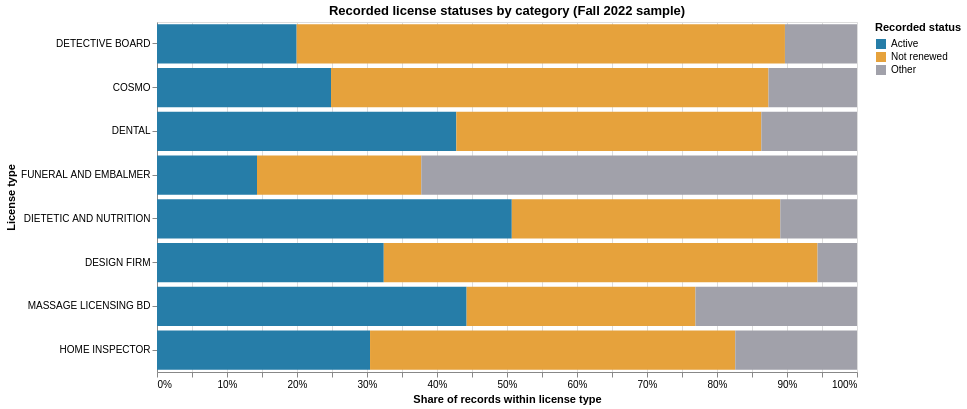

This figure's notebook cell:
### Markdown cell above
## 3. Plot 1 — License status composition

The horizontal position encodes the share of records; the vertical position encodes the licensing category; color encodes whether its recorded status is active, not renewed, or some other status. A **100% stacked bar chart** makes comparisons possible even when categories have different sample sizes.

### Code cell
status_counts = (
    df.groupby(['License Type', 'Status Group'], observed=True)
      .size()
      .reset_index(name='Records')
)
status_counts['Share'] = (
    status_counts['Records']
    / status_counts.groupby('License Type')['Records'].transform('sum')
)

chart1 = (
    alt.Chart(status_counts)
      .mark_bar()
      .encode(
          x=alt.X('sum(Records):Q', stack='normalize',
                  axis=alt.Axis(format='.0%'), title='Share of records within license type'),
          y=alt.Y('License Type:N', sort=top_types, title='License type'),
          color=alt.Color('Status Group:N',
                          scale=alt.Scale(
                              domain=['Active', 'Not renewed', 'Other'],
                              range=['#267DA8', '#E6A23C', '#A1A1AA']),
                          title='Recorded status'),
          tooltip=[
              alt.Tooltip('License Type:N', title='License type'),
              alt.Tooltip('Status Group:N', title='Status'),
              alt.Tooltip('Records:Q', format=',', title='Records'),
              alt.Tooltip('Share:Q', format='.1%', title='Share')
          ]
      )
      .properties(
          title='Recorded license statuses by category (Fall 2022 sample)',
          width=700,
          height=350
      )
)
chart1

### Figure 1 — Vega-Lite specification as saved in the notebook (floating-point values rounded to 4 significant figures)
{"config": {"view": {"continuousWidth": 300, "continuousHeight": 300}}, "data": {"name": "data-d7e290b2be1d6af5deadc34e49a61025"}, "mark": {"type": "bar"}, "encoding": {"color": {"field": "Status Group", "scale": {"domain": ["Active", "Not renewed", "Other"], "range": ["#267DA8", "#E6A23C", "#A1A1AA"]}, "title": "Recorded status", "type": "nominal"}, "tooltip": [{"field": "License Type", "title": "License type", "type": "nominal"}, {"field": "Status Group", "title": "Status", "type": "nominal"}, {"field": "Records", "format": ",", "title": "Records", "type": "quantitative"}, {"field": "Share", "format": ".1%", "title": "Share", "type": "quantitative"}], "x": {"aggregate": "sum", "axis": {"format": ".0%"}, "field": "Records", "stack": "normalize", "title": "Share of records within license type", "type": "quantitative"}, "y": {"field": "License Type", "sort": ["DETECTIVE BOARD", "COSMO", "DENTAL", "FUNERAL AND EMBALMER", "DIETETIC AND NUTRITION", "DESIGN FIRM", "MASSAGE LICENSING BD", "HOME INSPECTOR"], "title": "License type", "type": "nominal"}}, "height": 350, "title": "Recorded license statuses by category (Fall 2022 sample)", "width": 700, "$schema": "https://vega.github.io/schema/vega-lite/v6.4.1.json", "datasets": {"data-d7e290b2be1d6af5deadc34e49a61025": [{"License Type": "COSMO", "Status Group": "Active", "Records": 940, "Share": 0.2486}, {"License Type": "COSMO", "Status Group": "Not renewed", "Records": 2363, "Share": 0.625}, {"License Type": "COSMO", "Status Group": "Other", "Records": 478, "Share": 0.1264}, {"License Type": "DENTAL", "Status Group": "Active", "Records": 316, "Share": 0.4276}, {"License Type": "DENTAL", "Status Group": "Not renewed", "Records": 322, "Share": 0.4357}, {"License Type": "DENTAL", "Status Group": "Other", "Records": 101, "Share": 0.1367}, {"License Type": "DESIGN FIRM", "Status Group": "Active", "Records": 23, "Share": 0.3239}, {"License Type": "DESIGN FIRM", "Status Group": "Not renewed", "Records": 44, "Share": 0.6197}, {"License Type": "DESIGN FIRM", "Status Group": "Other", "Records": 4, "Share": 0.05634}, {"License Type": "DETECTIVE BOARD", "Status Group": "Active", "Records": 971, "Share": 0.1995}, {"License Type": "DETECTIVE BOARD", "Status Group": "Not renewed", "Records": 3395, "Share": 0.6976}, {"License Type": "DETECTIVE BOARD", "Status Group": "Other", "Records": 501, "Share": 0.1029}, {"License Type": "DIETETIC AND NUTRITION", "Status Group": "Active", "Records": 37, "Share": 0.5068}, {"License Type": "DIETETIC AND NUTRITION", "Status Group": "Not renewed", "Records": 28, "Share": 0.3836}, {"License Type": "DIETETIC AND NUTRITION", "Status Group": "Other", "Records": 8, "Share": 0.1096}, {"License Type": "FUNERAL AND EMBALMER", "Status Group": "Active", "Records": 14, "Share": 0.1429}, {"License Type": "FUNERAL AND EMBALMER", "Status Group": "Not renewed", "Records": 23, "Share": 0.2347}, {"License Type": "FUNERAL AND EMBALMER", "Status Group": "Other", "Records": 61, "Share": 0.6224}, {"License Type": "HOME INSPECTOR", "Status Group": "Active", "Records": 14, "Share": 0.3043}, {"License Type": "HOME INSPECTOR", "Status Group": "Not renewed", "Records": 24, "Share": 0.5217}, {"License Type": "HOME INSPECTOR", "Status Group": "Other", "Records": 8, "Share": 0.1739}, {"License Type": "MASSAGE LICENSING BD", "Status Group": "Active", "Records": 23, "Share": 0.4423}, {"License Type": "MASSAGE LICENSING BD", "Status Group": "Not renewed", "Records": 17, "Share": 0.3269}, {"License Type": "MASSAGE LICENSING BD", "Status Group": "Other", "Records": 12, "Share": 0.2308}]}}
